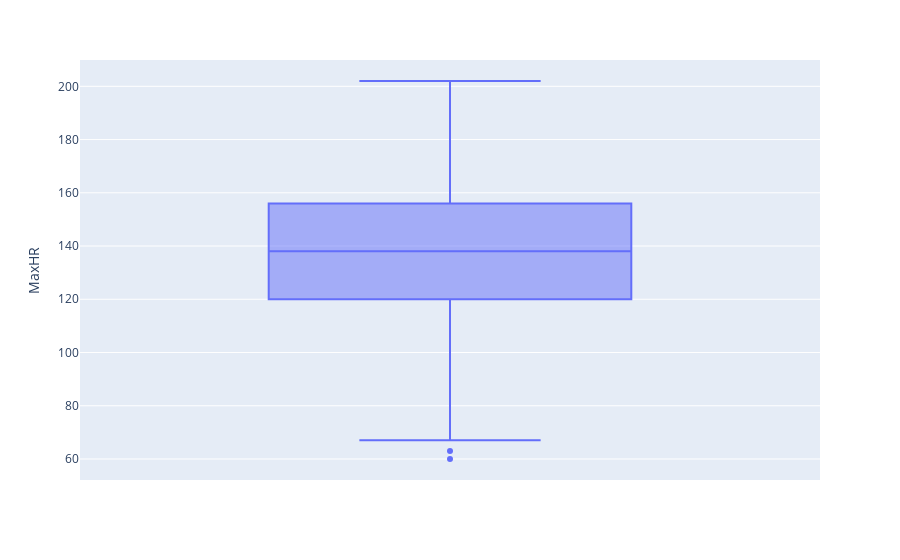

Write notebook code for a chart like this one.
### Code cell
px.box(df_heart2, y = 'MaxHR')

### Figure 1 — Plotly figure (JSON) as saved in the notebook; plotly's stock layout.template omitted (floating-point values rounded to 4 significant figures; data arrays with more than 128 entries replaced by an {"elided": "..."} marker saying what was removed)
{"data": [{"alignmentgroup": "True", "hovertemplate": "MaxHR=%{y}<extra></extra>", "legendgroup": "", "marker": {"color": "#636efa"}, "name": "", "notched": false, "offsetgroup": "", "orientation": "v", "showlegend": false, "type": "box", "x0": " ", "xaxis": "x", "y": {"elided": "917 int values"}, "y0": " ", "yaxis": "y"}], "layout": {"autosize": true, "boxmode": "group", "legend": {"tracegroupgap": 0}, "margin": {"t": 60}, "xaxis": {"anchor": "y", "autorange": true, "domain": [0, 1], "range": [-0.5, 0.5], "type": "category"}, "yaxis": {"anchor": "x", "autorange": true, "domain": [0, 1], "range": [52.11, 209.9], "title": {"text": "MaxHR"}, "type": "linear"}}}
